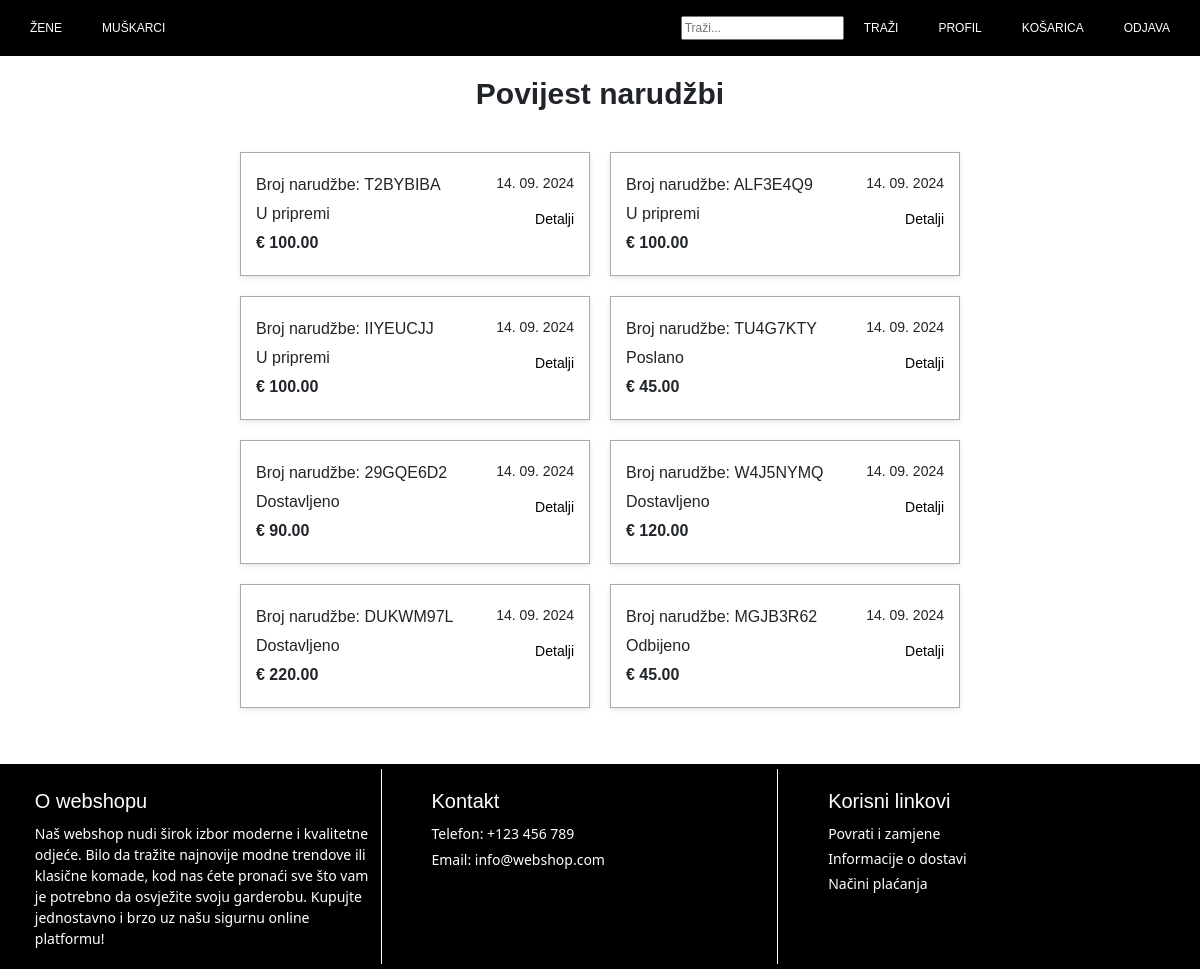
The app's page /webshop/orders_history/ (signed in), older data.
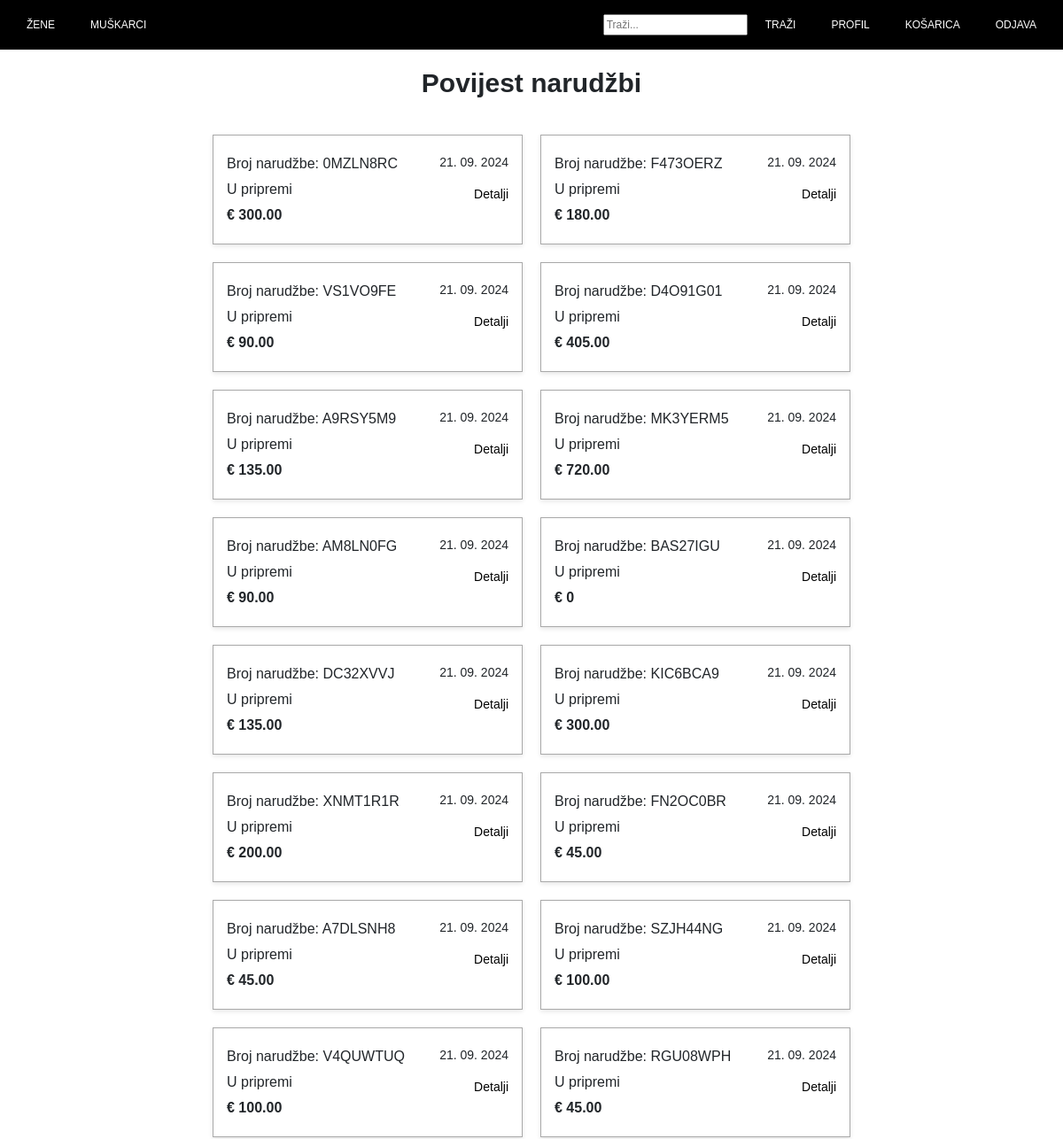
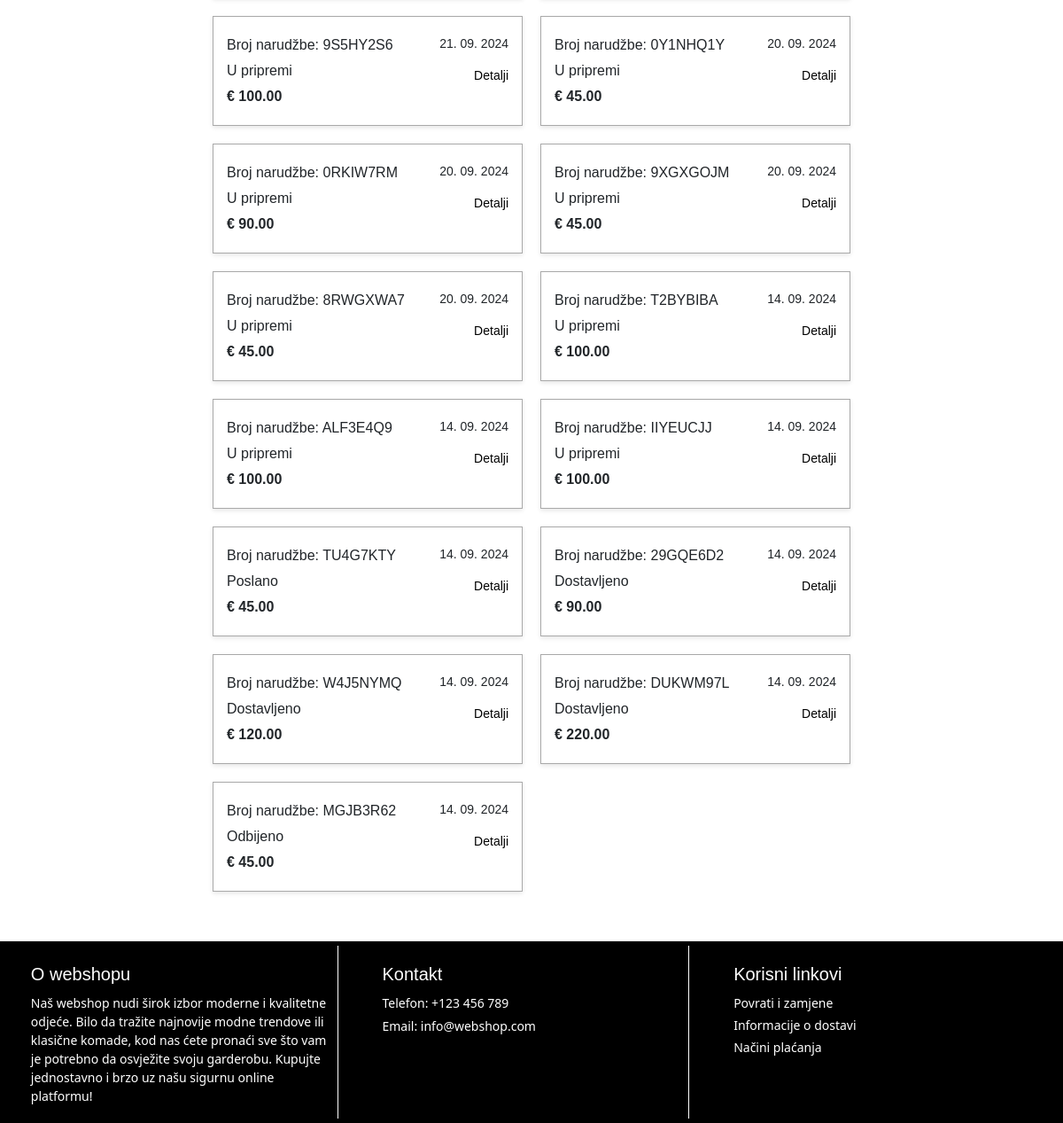
The same page, newer data (2 pictures, top to bottom).
### webshop/models.py (models this page shows, shortened)
class Order(models.Model):
    STATUS_CHOICES = (
        ('IP', 'U pripremi'),
        ('SP', 'Poslano'),
        ('DL', 'Dostavljeno'),
        ('RE', 'Odbijeno'),
    )
    PAYMENT_METHOD_CHOICES = (
        ('PP', 'Plaćanje pouzećem'),
        ('IB', 'Internetsko bankarstvo'),
        ('CC', 'Kartično plaćanje'),
    )
    account = models.ForeignKey(Account, on_delete=models.CASCADE)
    date_ordered = models.DateTimeField(auto_now_add=True)
    status = models.CharField(max_length=2, choices=STATUS_CHOICES, default='IP')
    payment_method = models.CharField(max_length=2, choices=PAYMENT_METHOD_CHOICES)
    order_number = models.CharField(max_length=10, unique=True, default=generate_order_number, editable=False)
    items = models.ManyToManyField('OrderItem', related_name='order_items', blank=True)

### webshop/views.py (the view)
# urls.py: path('orders_history/', views.orders_history_view, name='orders_history'),
def orders_history_view(request):
    orders = Order.objects.filter(account=request.user.account).order_by('-date_ordered')
    for order in orders:
        order.total_price = sum(item.total_price() for item in order.items_in_order.all())
    context = {
        'orders': orders
    }
    return render(request, 'webshop/orders_history.html', context)

### webshop/authentication.py (called while the page is built)
    def get_user(self, user_id):
        try:
            return User.objects.get(pk=user_id)
        except ObjectDoesNotExist:
            return None

### webshop/models.py (called while the page is built)
    def total_price(self):
        return self.quantity * self.product.product.price

### webshop/templates/webshop/orders_history.html (shortened to what this page needs)
{% extends 'webshop/base.html' %}
{% load static %}
{% block extra_css %}
<link rel="stylesheet" href="{% static 'webshop/css/orders_history.css' %}">
{% endblock %}
{% block content %}
<div class="orders-history-container">
    <h1>Povijest narudžbi</h1>
    {% if orders %}
        <ul>
            {% for order in orders %}
            <li class="order-history-item">
                <div class="order-history-details">
                    <div class="order-history-info">
                        <p>Broj narudžbe: {{ order.order_number }}</p>
                        <p>{{ order.get_status_display }}</p>
                        <p><strong>€ {{ order.total_price }}</strong></p>
                    </div>
                    <div class="order-history-meta">
                        <p>{{ order.date_ordered|date:"d. m. Y" }}</p>
                        <a href="{% url 'webshop:order_details' order_id=order.id %}">Detalji</a>
                    </div>
                </div>
            </li>
            {% endfor %}
        </ul>
    {% else %}
        <p>Nema narudžbi u povijesti.</p>
    {% endif %}
</div>
{% endblock %}

Row changes from the older to the newer data that the page shows:
added Order: order_number "0MZLN8RC", status "U pripremi", total_price "300.00", date_ordered "21. 09. 2024"
added Order: order_number "F473OERZ", status "U pripremi", total_price "180.00", date_ordered "21. 09. 2024"
added Order: order_number "VS1VO9FE", status "U pripremi", total_price "90.00", date_ordered "21. 09. 2024"
added Order: order_number "D4O91G01", status "U pripremi", total_price "405.00", date_ordered "21. 09. 2024"
added Order: order_number "A9RSY5M9", status "U pripremi", total_price "135.00", date_ordered "21. 09. 2024"
added Order: order_number "MK3YERM5", status "U pripremi", total_price "720.00", date_ordered "21. 09. 2024"
added Order: order_number "AM8LN0FG", status "U pripremi", total_price "90.00", date_ordered "21. 09. 2024"
added Order: order_number "BAS27IGU", status "U pripremi", total_price "0", date_ordered "21. 09. 2024"
added Order: order_number "DC32XVVJ", status "U pripremi", total_price "135.00", date_ordered "21. 09. 2024"
added Order: order_number "KIC6BCA9", status "U pripremi", total_price "300.00", date_ordered "21. 09. 2024"
added Order: order_number "XNMT1R1R", status "U pripremi", total_price "200.00", date_ordered "21. 09. 2024"
added Order: order_number "FN2OC0BR", status "U pripremi", total_price "45.00", date_ordered "21. 09. 2024"
added Order: order_number "A7DLSNH8", status "U pripremi", total_price "45.00", date_ordered "21. 09. 2024"
added Order: order_number "SZJH44NG", status "U pripremi", total_price "100.00", date_ordered "21. 09. 2024"
added Order: order_number "V4QUWTUQ", status "U pripremi", total_price "100.00", date_ordered "21. 09. 2024"
added Order: order_number "RGU08WPH", status "U pripremi", total_price "45.00", date_ordered "21. 09. 2024"
added Order: order_number "9S5HY2S6", status "U pripremi", total_price "100.00", date_ordered "21. 09. 2024"
added Order: order_number "0Y1NHQ1Y", status "U pripremi", total_price "45.00", date_ordered "20. 09. 2024"
added Order: order_number "0RKIW7RM", status "U pripremi", total_price "90.00", date_ordered "20. 09. 2024"
added Order: order_number "9XGXGOJM", status "U pripremi", total_price "45.00", date_ordered "20. 09. 2024"
added Order: order_number "8RWGXWA7", status "U pripremi", total_price "45.00", date_ordered "20. 09. 2024"
